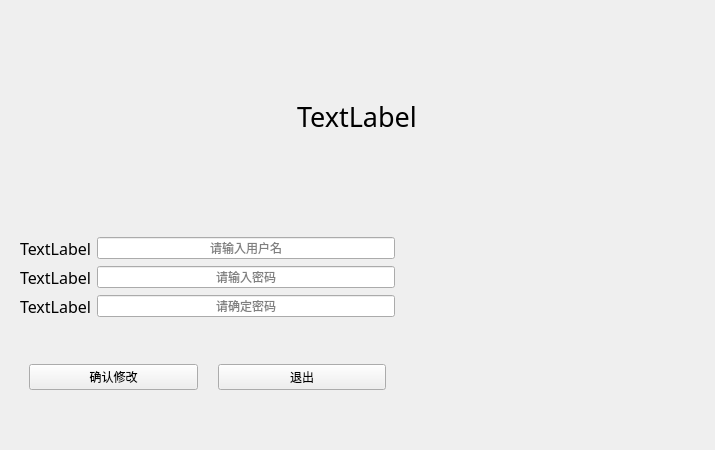
<?xml version="1.0" encoding="UTF-8"?>
<ui version="4.0">
 <class>widget_change</class>
 <widget class="QWidget" name="widget_change">
  <property name="geometry">
   <rect>
    <x>0</x>
    <y>0</y>
    <width>715</width>
    <height>450</height>
   </rect>
  </property>
  <property name="windowTitle">
   <string>Form</string>
  </property>
  <layout class="QVBoxLayout" name="verticalLayout">
   <item>
    <widget class="QWidget" name="widget_2" native="true">
     <layout class="QHBoxLayout" name="horizontalLayout">
      <item>
       <spacer name="horizontalSpacer_2">
        <property name="orientation">
         <enum>Qt::Horizontal</enum>
        </property>
        <property name="sizeType">
         <enum>QSizePolicy::Maximum</enum>
        </property>
        <property name="sizeHint" stdset="0">
         <size>
          <width>50</width>
          <height>20</height>
         </size>
        </property>
       </spacer>
      </item>
      <item>
       <widget class="QLabel" name="label_title">
        <property name="sizePolicy">
         <sizepolicy hsizetype="Fixed" vsizetype="Preferred">
          <horstretch>0</horstretch>
          <verstretch>0</verstretch>
         </sizepolicy>
        </property>
        <property name="minimumSize">
         <size>
          <width>54</width>
          <height>0</height>
         </size>
        </property>
        <property name="font">
         <font>
          <family>楷体</family>
          <pointsize>20</pointsize>
         </font>
        </property>
        <property name="text">
         <string>TextLabel</string>
        </property>
       </widget>
      </item>
      <item>
       <spacer name="horizontalSpacer_3">
        <property name="orientation">
         <enum>Qt::Horizontal</enum>
        </property>
        <property name="sizeType">
         <enum>QSizePolicy::Maximum</enum>
        </property>
        <property name="sizeHint" stdset="0">
         <size>
          <width>50</width>
          <height>20</height>
         </size>
        </property>
       </spacer>
      </item>
     </layout>
    </widget>
   </item>
   <item>
    <widget class="QWidget" name="widget" native="true">
     <layout class="QGridLayout" name="gridLayout">
      <item row="0" column="0">
       <widget class="QLabel" name="label_username">
        <property name="font">
         <font>
          <family>楷体</family>
          <pointsize>12</pointsize>
         </font>
        </property>
        <property name="text">
         <string>TextLabel</string>
        </property>
       </widget>
      </item>
      <item row="0" column="1">
       <widget class="QLineEdit" name="lineEdit_username">
        <property name="text">
         <string/>
        </property>
        <property name="echoMode">
         <enum>QLineEdit::Normal</enum>
        </property>
        <property name="alignment">
         <set>Qt::AlignCenter</set>
        </property>
        <property name="placeholderText">
         <string>请输入用户名</string>
        </property>
        <property name="clearButtonEnabled">
         <bool>false</bool>
        </property>
       </widget>
      </item>
      <item row="0" column="2">
       <spacer name="horizontalSpacer">
        <property name="orientation">
         <enum>Qt::Horizontal</enum>
        </property>
        <property name="sizeHint" stdset="0">
         <size>
          <width>300</width>
          <height>20</height>
         </size>
        </property>
       </spacer>
      </item>
      <item row="1" column="0">
       <widget class="QLabel" name="label_password">
        <property name="font">
         <font>
          <family>楷体</family>
          <pointsize>12</pointsize>
         </font>
        </property>
        <property name="text">
         <string>TextLabel</string>
        </property>
       </widget>
      </item>
      <item row="1" column="1">
       <widget class="QLineEdit" name="lineEdit_password">
        <property name="alignment">
         <set>Qt::AlignCenter</set>
        </property>
        <property name="placeholderText">
         <string notr="true">请输入密码</string>
        </property>
        <property name="clearButtonEnabled">
         <bool>false</bool>
        </property>
       </widget>
      </item>
      <item row="1" column="2">
       <spacer name="horizontalSpacer_4">
        <property name="orientation">
         <enum>Qt::Horizontal</enum>
        </property>
        <property name="sizeHint" stdset="0">
         <size>
          <width>300</width>
          <height>20</height>
         </size>
        </property>
       </spacer>
      </item>
      <item row="2" column="0">
       <widget class="QLabel" name="label_password_sure">
        <property name="font">
         <font>
          <family>楷体</family>
          <pointsize>12</pointsize>
         </font>
        </property>
        <property name="text">
         <string>TextLabel</string>
        </property>
       </widget>
      </item>
      <item row="2" column="1">
       <widget class="QLineEdit" name="lineEdit_password_sure">
        <property name="alignment">
         <set>Qt::AlignCenter</set>
        </property>
        <property name="placeholderText">
         <string>请确定密码</string>
        </property>
        <property name="clearButtonEnabled">
         <bool>false</bool>
        </property>
       </widget>
      </item>
      <item row="2" column="2">
       <spacer name="horizontalSpacer_5">
        <property name="orientation">
         <enum>Qt::Horizontal</enum>
        </property>
        <property name="sizeHint" stdset="0">
         <size>
          <width>300</width>
          <height>20</height>
         </size>
        </property>
       </spacer>
      </item>
      <item row="3" column="0" colspan="2">
       <widget class="QWidget" name="widget_4" native="true">
        <layout class="QHBoxLayout" name="horizontalLayout_2">
         <property name="spacing">
          <number>20</number>
         </property>
         <item>
          <widget class="QPushButton" name="button_concrete">
           <property name="text">
            <string>确认修改</string>
           </property>
          </widget>
         </item>
         <item>
          <widget class="QPushButton" name="button_quit">
           <property name="text">
            <string>退出</string>
           </property>
          </widget>
         </item>
        </layout>
       </widget>
      </item>
      <item row="3" column="2">
       <spacer name="horizontalSpacer_9">
        <property name="orientation">
         <enum>Qt::Horizontal</enum>
        </property>
        <property name="sizeHint" stdset="0">
         <size>
          <width>300</width>
          <height>20</height>
         </size>
        </property>
       </spacer>
      </item>
     </layout>
    </widget>
   </item>
  </layout>
 </widget>
 <resources/>
 <connections/>
</ui>
